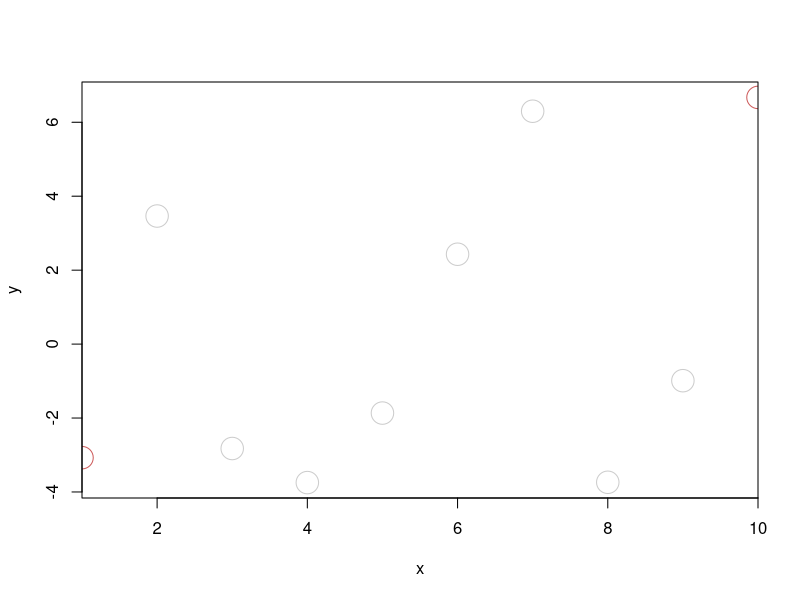
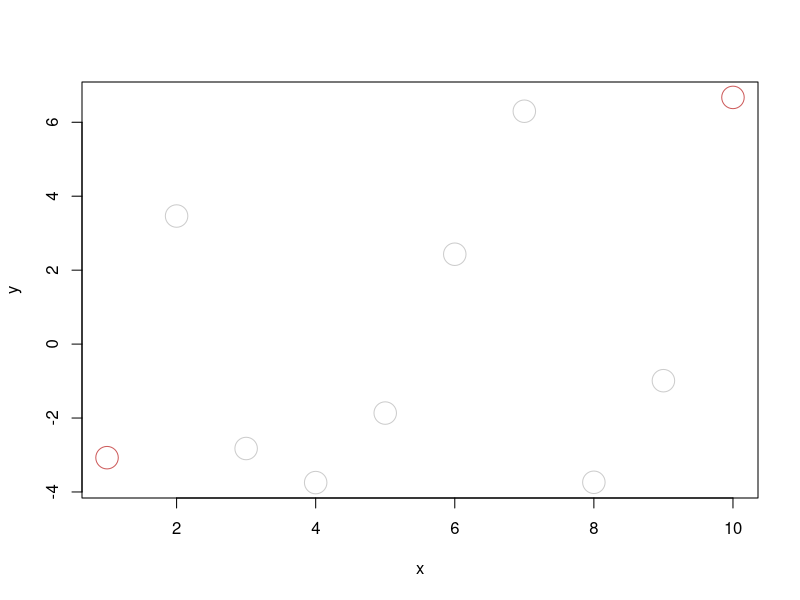

Recreate these plots in R, in order.
## ---- chunk 1
cut(1:10, breaks = c(0, 5, 10))
## ---- chunk 2
#| out-width: 800px
#| fig-align: 'center'
x <- 1:10
y <- rnorm(10, 0, 5)
col <- ifelse(1:10 %in% c(1, 10), "indianred", "grey80")

plot(x, y, col = col, cex = 3, xaxs = "i")
## ---- chunk 3
#| out-width: 800px
#| fig-align: 'center'
# By default, the plot() function automatically expands the x- and y-axis
# limits by approximately 4% on each end, see `xaxs` in ?graphics::par
plot(x, y, col = col, cex = 3)
